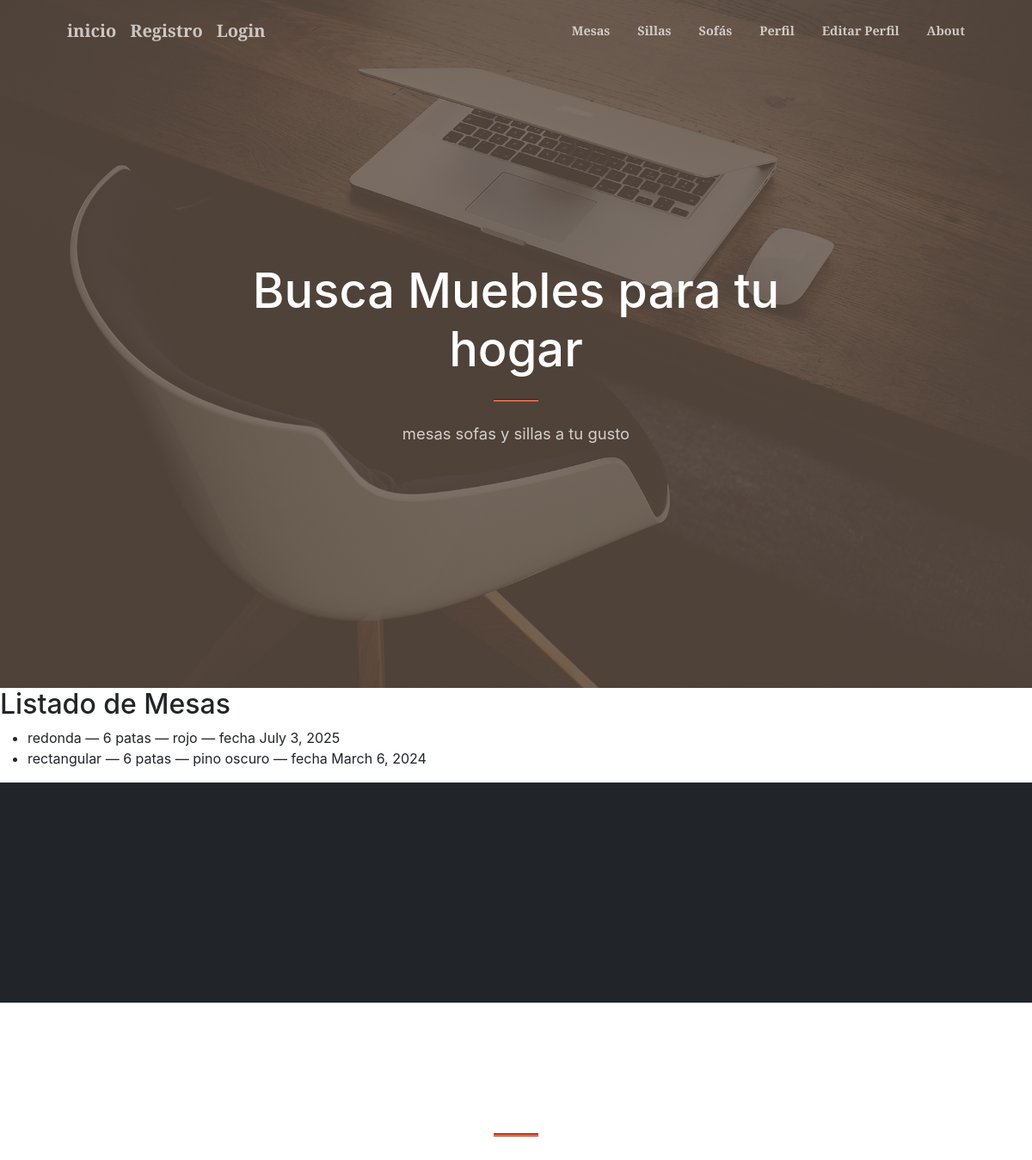
The app's page /mesas/ with its own data.
### mi_primer_app/models.py (models this page shows)
class Mesa(models.Model):
    forma             = models.CharField(max_length=50)
    cantidad_patas    = models.IntegerField()
    color             = models.CharField(max_length=50)
    fecha             = models.DateField()

### mi_primer_app/views.py (the view)
# urls.py: path('mesas/', MesaListView.as_view(), name='mesa-lista'),
class MesaListView(ListView):
    model = Mesa
    template_name = 'mi_primer_app/mesa_lista.html'
    context_object_name = 'mesas'

### mi_primer_app/templates/mi_primer_app/mesa_lista.html (shortened to what this page needs)
{% extends "padre.html" %}
{% block content %}
  <section id="mesa-lista" style="scroll-behavior: smooth; scroll-margin-top: 70px;">
    <h2>Listado de Mesas</h2>
    <ul>
      {% for mesa in mesas %}
        <li>
          {{ mesa.forma }} — {{ mesa.cantidad_patas }} patas — {{ mesa.color }} — fecha {{ mesa.fecha }}
        </li>
      {% empty %}
        <li>No hay mesas.</li>
      {% endfor %}
    </ul>
  </section>
{% endblock %}

### records on screen
Mesa: forma "redonda", cantidad_patas "6", color "rojo", fecha "July 3, 2025"
Mesa: forma "rectangular", cantidad_patas "6", color "pino oscuro", fecha "March 6, 2024"
